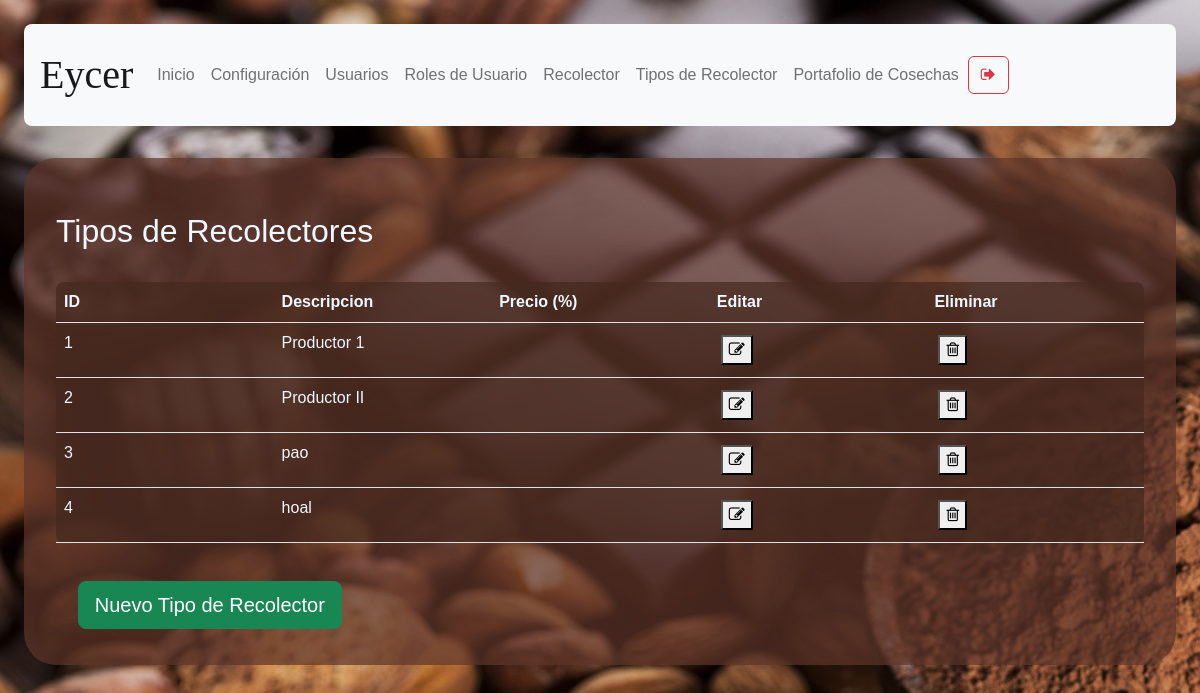
The page /productor-type (signed in) on the database as committed earlier.
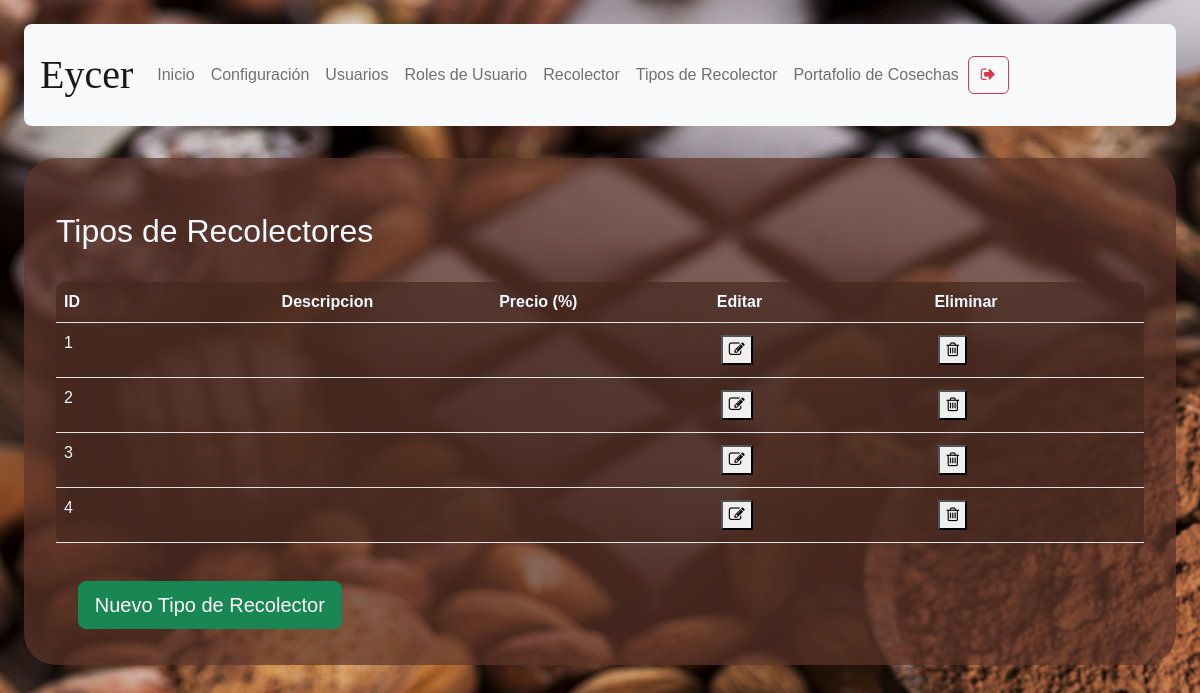
The same page on the database as committed later.
### models/user.py (models this page shows, shortened)
class User(db.Model) :
    __tablename__ = "user"
    id = db.Column(db.Integer, primary_key = True)
    name = db.Column(db.String(100), nullable = False)
    last_name = db.Column(db.String(100), nullable = False)
    username = db.Column(db.String(100), unique = True, nullable = False)
    email = db.Column(db.String(100), nullable = True)
    password = db.Column(db.String(100), nullable = False)
    gender = db.Column(db.String(10), nullable = False)
    date_of_birth = db.Column(db.String(10), nullable = False)
    phone = db.Column(db.String(20), nullable = True)
    address = db.Column(db.String(150), nullable = True)
    user_rol_id = db.Column(db.Integer, db.ForeignKey('user_rol.id'))
    def get_user_rol_by_username( self, username ):
        user_rol_id = User.query.filter_by(username = username).first().user_rol_id
        user_rol = User_rol.query.get(user_rol_id).description
        return user_rol

### models/productor_type.py (models this page shows, shortened)
class Productor_type(db.Model):
    __tablename__ = 'productor_type'
    id = db.Column(db.Integer, primary_key = True)
    description = db.Column(db.String(50), nullable = False)

### routes/shopping_analyst.py (the view)
@shp_analyst.route('/productor-type')
def productor_type():
    if( not verify_permissions(session, User, allowed_rols) ):
        return redirect( url_for('auth.index') )
    productor_types = Productor_type.query.all()
    if 'management-status' not in session:
        return render_template('productor-type.html', status="",\
            rol = session['rol'], productor_types = productor_types)
    status = session['management-status']
    session.pop('management-status', None)
    return render_template('productor-type.html', status = status,\
            rol = session['rol'], productor_types = productor_types)

### utils/functions.py (called while the page is built)
def verify_permissions(session, User, allowed=['admin']):
    return 'username' in session and \
    ( allowed == 'all' or User.get_user_rol_by_username(User, session['username']) in allowed)

### templates/productor-type.html (shortened to what this page needs)
{% extends "base.html" %}
{% block content %}
<h2>Tipos de Recolectores </h2>
<table class="table content-table">
  <thead>
      <th>ID</th>
      <th>Descripcion</th>
      <th>Precio (%)</th>
      <th>Editar</th>
      <th>Eliminar</th>
  </thead>
  <tbody>
  {% for type in productor_types %}
  <tr>
    <td>{{ type.id }}</td>
    <td>{{ type.description }}</td>
    <td>{{ type.price }}</td>
    <td><button onclick="window.location.href=`/productor-type/edit-type/{{ type.id }}`"><i class="fa fa-pencil-square-o" aria-hidden="true"></i></button></td>
    <td><button onclick='deleteConfirm( {{type.id}}, "Productor_type" )'><i class="fa fa-trash-o" aria-hidden="true"></i></button></td>
  </tr>
  {% endfor %}
  </tbody>
</table>
<button type="submit" onclick="showForm()" class="btn btn-success btn-lg mb-1">Nuevo Tipo de Recolector</button>
{% endblock %}

### templates/base.html (shortened to what this page needs)
<!DOCTYPE html>
<html>
<head>
    <link href="https://cdn.jsdelivr.net/npm/bootstrap@5.2.0-beta1/dist/css/bootstrap.min.css" rel="stylesheet">
     <link rel="stylesheet" href="https://cdnjs.cloudflare.com/ajax/libs/font-awesome/4.7.0/css/font-awesome.min.css">
     <link rel='stylesheet' type='text/css' media='screen'  href= "{{ url_for('static',filename='styles/main.css') }}">
</head>
<body>
    <nav class="navbar navbar-expand-lg navbar-light bg-light top">
        <a class="navbar-brand nav-user" href="#"> {{ session['username'] }}</a>
        <div class="collapse navbar-collapse" id="navbarSupportedContent">
          <ul class="navbar-nav mr-auto">
            <li class="nav-item active">
              <a class="nav-link" href="/">Inicio <span class="sr-only">(current)</span></a>
            </li>
            <li class="nav-item">
              <a class="nav-link" href="/user-settings">Configuración</a>
            </li>
            {% if rol == 'admin' %}
            <li class="nav-item">
                <a class="nav-link" href="/user-management">Usuarios</a>
            </li>
            <li class="nav-item">
                <a class="nav-link" href="/user-rol-management">Roles de Usuario</a>
            </li>
            <li class="nav-item">
                <a class="nav-link" href="/productor-data">Recolector</a>
            </li>
            <li class="nav-item">
                <a class="nav-link" href="/productor-type">Tipos de Recolector</a>
            </li>
            <li class="nav-item">
              <a class="nav-link" href="/user-harvest">Portafolio de Cosechas</a>
            </li>
                {% endif %}
          </ul>
          <form action="logout">
          <button class="btn btn-outline-danger my-2 my-sm-0">
              <i class="fa fa-sign-out" aria-hidden="true"></i>
            </button>
          </form>
        </div>
      </nav>
    <section class="content">
        {% block content %}
        {% endblock %}
    </section>
</body>
</html>

### static/styles/main.css (style rules this page uses)
body { background-color:aliceblue; background-image: url("../media/2316549.jpg"); margin: 2%; font-family: 'Gill Sans', 'Gill Sans MT', Calibri, 'Trebuchet MS', sans-serif; }
button { margin: 2%; }
h1, h2 { margin-top: 2%; }
section.content { background-color: rgba(95, 54, 42, 0.7); padding: 2em; color:aliceblue; margin-top: 2em; border-radius: 2em; }
.content-table { background-color: rgba(69, 40, 31, 0.7); padding: 2em; color:aliceblue; margin-top: 2em; border-radius: .5em; }
nav.top { padding: 1em; border-radius: 0.5em; }
.nav-user { text-transform: capitalize; text-align: center; font-family: cursive; font-size: 2.5em; }
table { width:100%; table-layout:fixed; }
td { word-wrap:break-word; }

Rows that differ between the two databases and show on the page:
changed Productor_type id 1: description "Productor 1" → (not shown)
changed Productor_type id 2: description "Productor II" → (not shown)
changed Productor_type id 3: description "pao" → (not shown)
changed Productor_type id 4: description "hoal" → (not shown)
